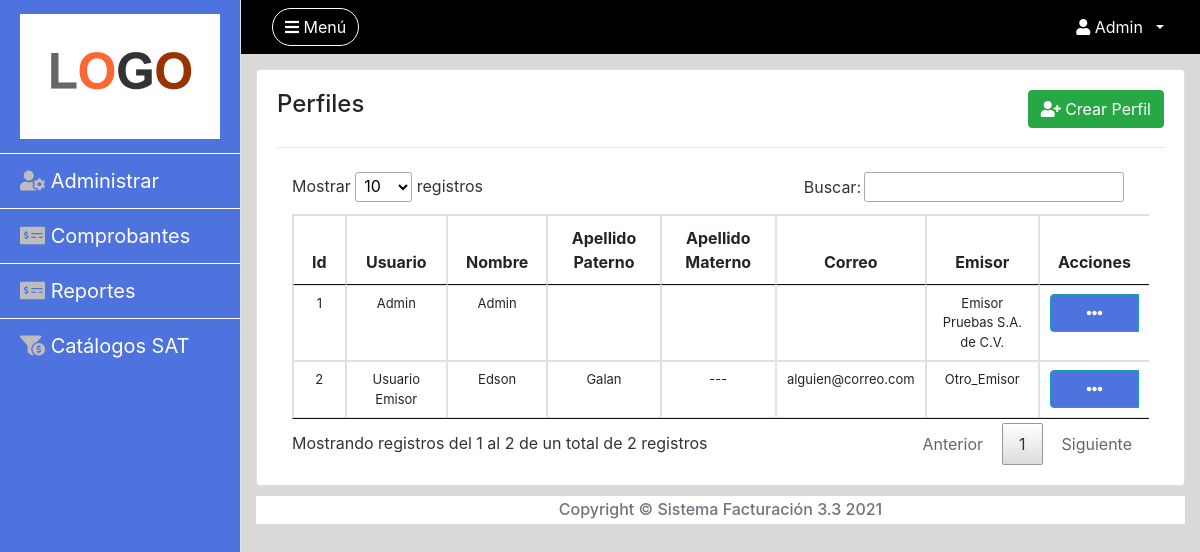
Screenshot of /administrar/perfiles (signed in) with the database file from the repository.
### tables this page shows
CREATE TABLE `perfiles` (
  `Id` int(11) NOT NULL,
  `UsuarioId` int(11) NOT NULL,
  `Nombre` varchar(150) NOT NULL,
  `ApellidoPaterno` varchar(150) DEFAULT NULL,
  `ApellidoMaterno` varchar(150) DEFAULT NULL,
  `Emisor` int(11) NOT NULL,
  `Puesto` varchar(150) NOT NULL
);

CREATE TABLE `usuario` (
  `Id` int(11) NOT NULL,
  `Estatus` int(1) NOT NULL DEFAULT 1,
  `Username` varchar(50) NOT NULL,
  `Password` varchar(256) NOT NULL,
  `Email` varchar(50) NOT NULL,
  `ChangePass` int(1) NOT NULL DEFAULT 1,
  `Created` datetime NOT NULL DEFAULT current_timestamp(),
  `LastSession` datetime DEFAULT NULL
);

CREATE TABLE `emisores` (
  `Id` int(11) NOT NULL,
  `Estatus` int(1) NOT NULL DEFAULT 1,
  `Nombre` varchar(256) NOT NULL,
  `RFC` varchar(13) NOT NULL,
  `Domicilio` varchar(256) NOT NULL,
  `CP` varchar(5) NOT NULL,
  `Persona` varchar(1) NOT NULL,
  `Regimen` varchar(3) NOT NULL,
  `DescRegimen` varchar(256) NOT NULL,
  `PathLogo` varchar(256) NOT NULL,
  `PAC` int(11) NOT NULL,
  `Testing` int(1) NOT NULL DEFAULT 1
);

### controllers/render.php (called while the page is built, shortened)
<?php
  require 'libs/conexion_db.php';
  require 'models/comprobante.php';
  require 'models/administrador/perfiles.php';
  class ViewPerfiles{
    function __construct($hostname="", $sitename="", $dataurl=null){
      $data['title'] = "Facturación 3.3 | Administrar | Perfiles";
      $data['host'] = $hostname;
      $sesion = new UserSession();
      $data['token'] = $sesion->set_token();
      $perfil_pdo = new PerfilPDO();
      $data['perfiles'] = $perfil_pdo->get_all();
      $usuario_pdo = new UsuarioPDO();
      $data['usuarios'] = $usuario_pdo->get_users();
      $emisor_pdo = new EmisorPDO();
      $data['emisores'] = $emisor_pdo = $emisor_pdo->get_all();
      $this->view = new View();
      $this->view->render('views/modules/administrar/perfiles.php', $data, true);
    }
  }
?>

### index.php (called while the page is built, shortened)
<?php
  $host_name = "http://localhost/SistemaFacturacion3.3";
  $site_name = "Sistema de Facturación";
  $app = new Routes($host_name, $site_name);
?>

### libs/conexion_db.php (called while the page is built, shortened)
<?php
  class Connection_PDO{
    Protected $servername;
    Protected $username;
    Protected $password;
    function __construct() {
      $this->servername = "localhost";
      $this->username = "root";
      $this->password = "";
      $this->sqldatabase = "facturacion3";
    }
    function connect(){
      try {
        $this->conn = new PDO("mysql:host=$this->servername;dbname=$this->sqldatabase", $this->username, $this->password);
      } catch(PDOException $e) {
        write_log("Ocurrió un error al conectar a la BD: \nError: " . $e->getMessage());
      }
    }
  }
?>

### models/administrador/perfiles.php (called while the page is built, shortened)
<?php
  require_once 'libs/conexion_db.php';
  Class PerfilPDO extends Connection_PDO{
    public function get_all(){
      $sql = "SELECT perfiles.Id, perfiles.UsuarioId, usuario.Username as Username, perfiles.Nombre, perfiles.ApellidoPaterno, perfiles.ApellidoMaterno,
      CONCAT(perfiles.Nombre, ' ', perfiles.ApellidoPaterno, ' ', perfiles.ApellidoMaterno) AS FullName,
      perfiles.Emisor AS IdEmisor, emisores.Nombre as NombreEmisor, emisores.RFC as RFCEmisor, perfiles.Puesto,
      usuario.Email as Email
      FROM perfiles
      INNER JOIN usuario ON perfiles.UsuarioId = usuario.Id
      INNER JOIN emisores ON perfiles.Emisor = emisores.Id
      ";
      $stmt = $this->conn->prepare($sql);
      $stmt->execute();
      $result = $stmt->fetchAll(PDO::FETCH_ASSOC);
      return $result;
    }
  }
?>

### views/modules/administrar/perfiles.php (the view, shortened to what this page needs)
<!DOCTYPE html>
<html>
<head>
    <?php include './views/modules/components/head.php'; ?>
    <link rel="stylesheet" type="text/css" href="<?= $data['host'] ?>/views/assets/js/datatable/datatables.min.css"/>
</head>
<body>
    <div id="wrapper" class="d-flex">
        <?php include './views/modules/components/sidebar.php'; ?>
        <div id="page-content-wrapper" style="background-color: #DBD8D8;">
            <?php include './views/modules/components/navbar.php'; ?>
            <div class="container-fluid" style="margin-top: 15px;">
                <div class="card">
                    <div class="card-body">
                        <div class="row">
                          <div class="col-lg-8 col-md-8 col-sm-12">
                            <h4 class="card-title">Perfiles</h4>
                          </div>
                          <div class="col-lg-4 col-md-4 col-sm-12 text-right">
                            <button type="button" class="btn btn-success waves-effect btn_full" data-toggle="modal" data-target="#modal_nuevo_perfil">
                              <i class="fas fa-user-plus"></i> Crear Perfil
                            </button>
                          </div>
                        </div>
                        <hr>
                        <div class="col-lg-12 col-md-12 col-sm-12">
                          <div class="row">
                            <div class="col-lg-12 col-md-12 col-sm-12" style="margin-top:5px;">
                                <div class="table-sm table-responsive">
                                  <table class="table table-bordered table-hover">
                                      <thead style="font-size:16px;">
                                        <tr class="text-center">
                                          <th>Id</th>
                                          <th>Usuario</th>
                                          <th>Nombre</th>
                                          <th>Apellido Paterno</th>
                                          <th>Apellido Materno</th>
                                          <th>Correo</th>
                                          <th>Emisor</th>
                                          <th>Acciones</th>
                                        </tr>
                                      </thead>
                                      <tbody style="font-size:13px;">
                                        <?php
                                          foreach ($data['perfiles'] as $perfil) {
                                            $html_row = ""."\n\t\t\t\t\t\t\t<tr>\n".
                                                          "\t\t\t\t\t\t\t\t<td class='text-center'>". $perfil['Id'] ."</td>\n".
                                                          "\t\t\t\t\t\t\t\t<td class='text-center'>". $perfil['Username'] ."</td>\n".
                                                          "\t\t\t\t\t\t\t\t<td class='text-center'>". $perfil['Nombre'] ."</td>\n".
                                                          "\t\t\t\t\t\t\t\t<td class='text-center'>". $perfil['ApellidoPaterno'] ."</td>\n".
                                                          "\t\t\t\t\t\t\t\t<td class='text-center'>". $perfil['ApellidoMaterno'] ."</td>\n".
                                                          "\t\t\t\t\t\t\t\t<td class='text-center'>". $perfil['Email'] ."</td>\n".
                                                          "\t\t\t\t\t\t\t\t<td class='text-center'>". $perfil['NombreEmisor'] ."</td>\n".
                                                          "\t\t\t\t\t\t\t\t<td>\n".
                                                            "\t\t\t\t\t\t\t\t\t<div class='btn-group' role='group' aria-label='Button group with nested dropdown'  style='width:100%;'>\n".
                                                              "\t\t\t\t\t\t\t\t\t\t<button id='btnGroupDrop1' type='button' class='btn btn-info btn_options text-center' data-toggle='dropdown' aria-haspopup='true' aria-expanded='false' style='background-color: #4e73df !important;'>\n".
                                                                "\t\t\t\t\t\t\t\t\t\t\t<i class='fas fa-ellipsis-h icon_btn_options'></i>\n".
                                                              "\t\t\t\t\t\t\t\t\t\t</button>\n".
                                                              "\t\t\t\t\t\t\t\t\t\t<div class='dropdown-menu' aria-labelledby='btnGroupDrop1'>\n".
                                                                "". $perfil[''] ."".
                                                              "\t\t\t\t\t\t\t\t\t\t</div>\n".
                                                            "\t\t\t\t\t\t\t\t\t</div>\n".
                                                          "\t\t\t\t\t\t\t\t</td>\n".
                                                        "\t\t\t\t\t\t\t\t</tr>\n";
                                            echo $html_row;
                                          }
                                        ?>
                                      </tbody>
                                  </table>
                                </div>
                              </div>
                          </div>
                        </div>
                    </div>
                </div>
            </div>
            <?php include './views/modules/components/footer.php'; ?>
        </div>
    </div>
</body>
</html>

### views/assets/css/simple-sidebar.css (style rules this page uses)
#wrapper { overflow-x: hidden; }
#page-content-wrapper { min-width: 100vw; padding-bottom: 15px; }
@media (min-width: 768px) { #page-content-wrapper { min-width: 0; width: 100%; } }

### rows the page displays
perfiles: Id "1", UsuarioId.Username "Admin", Nombre "Admin", Emisor.Nombre "Emisor Pruebas S.A. de C.V."
perfiles: Id "2", UsuarioId.Username "Usuario Emisor", Nombre "Edson", ApellidoPaterno "Galan", ApellidoMaterno "---", UsuarioId.Email "alguien@correo.com", Emisor.Nombre "Otro_Emisor"

### other values shown
$_SESSION['Username'] "Admin"
